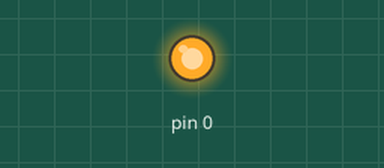
Recording of a sketch running on a simulated Arduino Uno, built with avr-gcc and run on an emulated ATmega328P. Shown: output pins drawn as LEDs (lit = HIGH).

Above: at 0.5 s.
At 3.7 s:
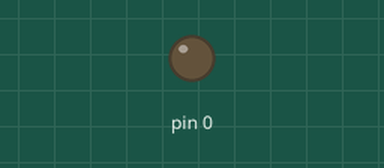
Timing chart, 0 to 5.1 s (numbered marks = the images above):
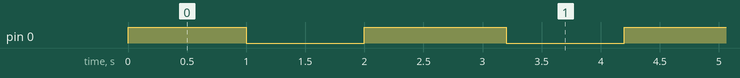

Measured:
- by itself, pin 0: repeats every 2.2 s: LOW 1.0 s, HIGH 1.2 s

The sketch:

blink_test.ino
```cpp
void setup() {
  pinMode(0, OUTPUT);
}

void loop() {
  digitalWrite(0, HIGH);
  delay(1000);
  digitalWrite(0, LOW);
  delay(1000);
  digitalWrite(0, HIGH);
  delay(200);
}
```
